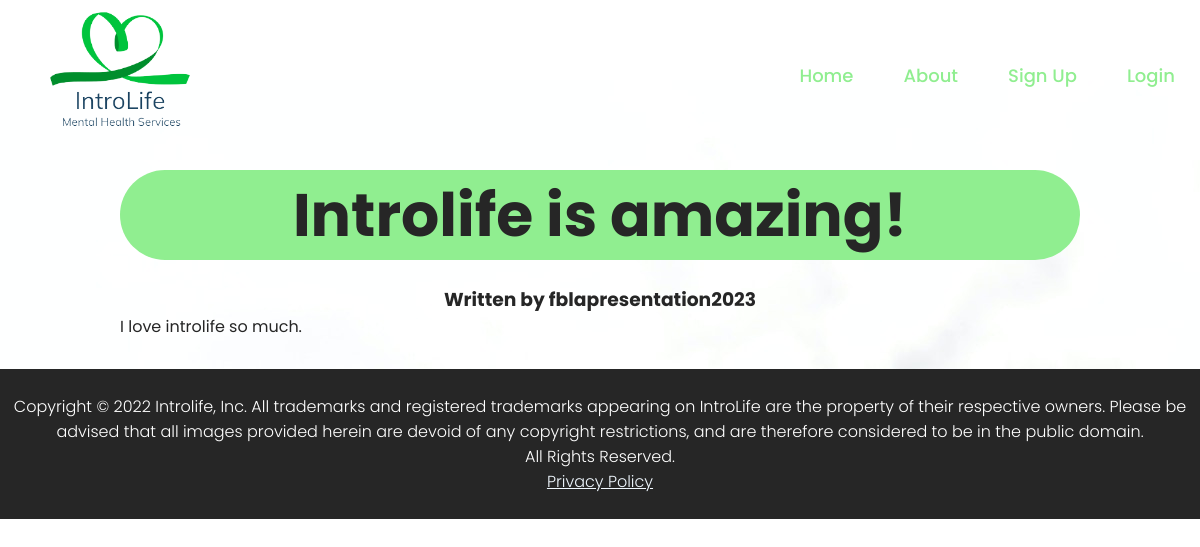
The page /introlife-is-amazing/ on the database its author committed.
### introlife_app/models.py (models this page shows, shortened)
class Post(models.Model):
    title = models.CharField(max_length = 100)
    date = models.DateTimeField(auto_now_add = True)
    author = models.ForeignKey(User, on_delete = models.CASCADE)
    body = models.TextField()
    slug = models.SlugField(unique = True, null = True)

### introlife_app/views.py (the view)
# urls.py: path('<slug:slug>/', views.PostDetailView.as_view(), name = "post_detail"),
class PostDetailView(DetailView):
    model = Post
    template_name = "post.html"

### introlife_app/templates/post.html
{% extends 'base.html' %}
{% block post_content %}
<div class = "container">
    <div class = "column">
        <h1 id = "aboutus">{{ post.title }}</h1>
        <br>
        <h3 id = "centerpls">Written by {{ post.author }}</h3>
    </div>
    <p>{{ post.body }}</p>
</div>
{% endblock post_content %}

### introlife_app/static/style.css (style rules this page uses)
* { margin: 0; padding: 0; font-family: 'Poppins', 'sans-serif'; box-sizing: border-box; }
body { background: white; color: #262626; }
.container { padding: 10px 10%; }
#aboutus { background-color: lightgreen; border-radius: 50px; display: block; margin-left: auto; margin-right: auto; font-weight: 3000; font-size: 60px; font-style: bold; text-align: center; }
#centerpls { margin-left: auto; margin-right: auto; text-align: center; }

### rows shown on the page
Post: title "Introlife is amazing!", author "fblapresentation2023", body "I love introlife so much."
